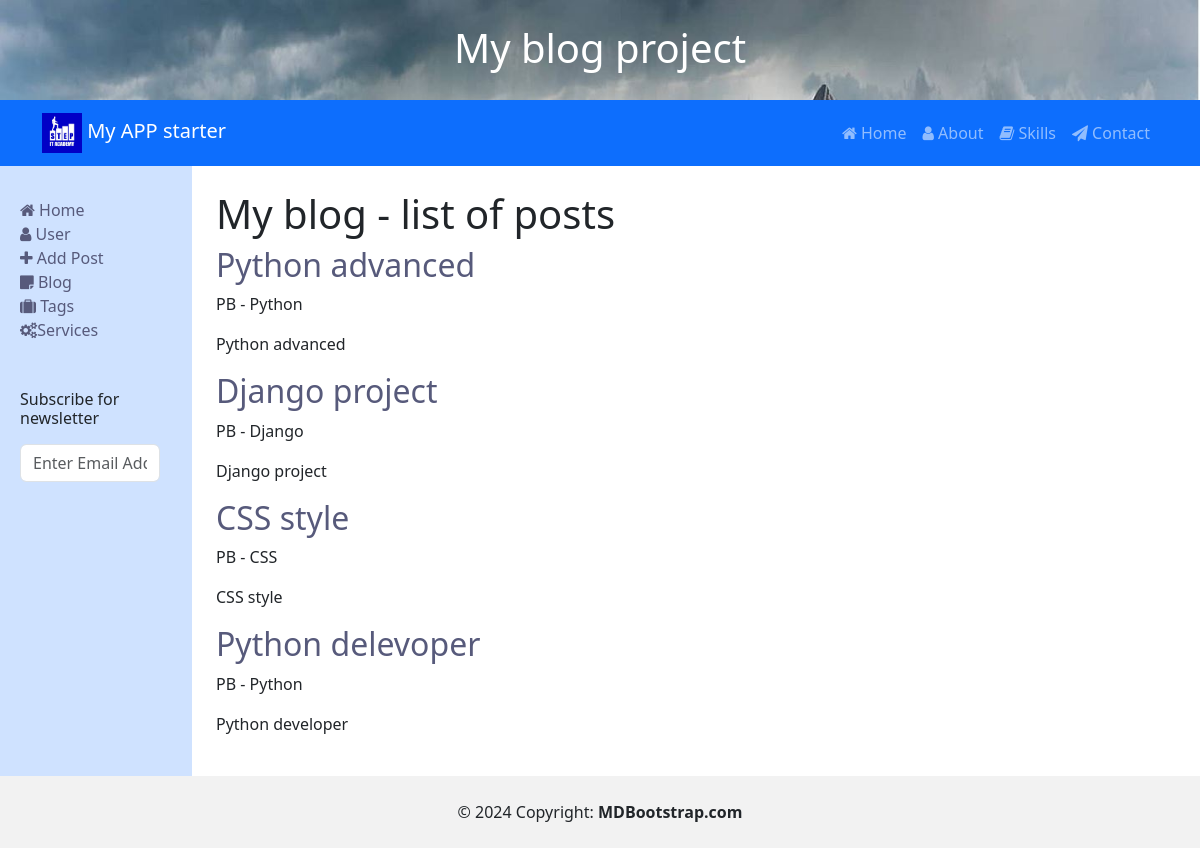
Screenshot of /blog/ with the database file from the repository.
### blog/models.py (models this page shows, shortened)
class Post(models.Model):
    class Status(models.TextChoices):
        DRAFT = ('DF', 'Draft')
        PUBLISHED = ('PB', 'Published')
    title = models.CharField(verbose_name="Назва поста", max_length=20)
    body = models.TextField()
    slug = models.SlugField(max_length=250, unique=True)
    publish = models.DateTimeField(default=timezone.now)
    created = models.DateTimeField(auto_now_add=True)
    updated = models.DateTimeField(auto_now=True)
    status = models.CharField(max_length=2, choices=Status.choices, default=Status.DRAFT)
    tags = models.ManyToManyField("Tag", related_name='blog_posts')
    category = models.ForeignKey("Category", on_delete=models.CASCADE, null=True, related_name="posts")
    objects = models.Manager()
    published = PublisherManager()
    class Meta:
        ordering = ["-publish"]
        verbose_name_plural = "Публікації"
        verbose_name = "Публікація"

class Category(models.Model):
    title = models.CharField(max_length=255, default='')

### blog/views.py (the view)
# urls.py: path("", views.post_list, name="post-list"),
def post_list(request):
    posts = Post.objects.all()
    return render(request, template_name="blog/post/list.html", context={'posts': posts})

### blog/templates/blog/post/list.html (shortened to what this page needs)
{% extends 'base.html' %}
{% block content %}
<h1>My blog - list of posts</h1>
{% for post in posts %}
  <a href="{% url 'blog:post-detail' post.id %}"><h2>{{ post.title }}</h2></a>
  <p>{{ post.status }} - {{ post.category.title }}</p>
      {{ post.body | truncatewords:30 | linebreaks }}
{% endfor %}
{% endblock %}

### itstep/templates/base.html (shortened to what this page needs)
<!DOCTYPE html>
{% load static %}
<html lang="en">
<head>
<link href="https://cdn.jsdelivr.net/npm/bootstrap@5.3.2/dist/css/bootstrap.min.css" rel="stylesheet"
integrity="sha384-T3c6CoIi6uLrA9TneNEoa7RxnatzjcDSCmG1MXxSR1GAsXEV/Dwwykc2MPK8M2HN">
<link rel="stylesheet" href="https://cdnjs.cloudflare.com/ajax/libs/font-awesome/5.13.1/css/all.min.css"
integrity="sha256-2XFplPlrFClt0bIdPgpz8H7ojnk10H69xRqd9+uTShA="/>
<link rel="stylesheet" href="https://cdn.jsdelivr.net/npm/bootstrap-icons@1.11.1/font/bootstrap-icons.css">
<link rel="stylesheet" href="https://cdnjs.cloudflare.com/ajax/libs/font-awesome/4.7.0/css/font-awesome.min.css">
<link rel="stylesheet" href="https://cdn.jsdelivr.net/gh/devicons/devicon@v2.15.1/devicon.min.css">
{% load static %}
<link rel="stylesheet" href="{% static 'css/styles.css' %}">
</head>
<body>
    <div class="w-100 p-0"
    style="height: 100px; background-image: url( {% static 'images/sky.jpg' %}); background-size: cover; margin-top: -20px; ">
        <h1 class="text-center text-white pt-4">My blog project</h1>
    </div>
    {% include 'navbar.html' %}
    <div class="row layout-base">
        <aside class="col-md-2 p-4 bg-primary-subtle">
            {% include 'aside.html' %}
        </aside>
        <main class="col-md-10 p-4">
            {% block content %}
            {% endblock %}
        </main>
    </div>
    {% include 'footer.html' %}
</body>
</html>

### itstep/templates/navbar.html
{% load static %}
<nav class="navbar navbar-expand-lg bg-primary" data-bs-theme="dark">
    <div class="container justify-content-right">
    <a class="navbar-brand" href="#"> <img style="max-height: 40px;" src="{% static 'images/logo.png' %}" /> My APP starter</a>
        <ul class="navbar-nav">
            <li class="nav-item">
                <a class="nav-link" href="#"> <span class="fa fa-home mr-3"></span> Home</a>
            </li>
            <li class="nav-item">
                <a class="nav-link" href="#"> <span class="fa fa-user mr-3"></span> About</a>
            </li>
            <li class="nav-item">
                <a class="nav-link" href="#"> <span class="fa fa-book mr-3"></span> Skills</a>
            </li>
            <li class="nav-item">
                <a class="nav-link" href="#"> <span class="fa fa-paper-plane mr-3"></span> Сontact</a>
            </li>
        </ul>
    </div>
</nav>

### itstep/templates/aside.html (shortened to what this page needs)
<nav id="sidebar" >
    <div class="p-2">
        <ul class="list-unstyled components mb-5">
            <li class="active">
                <a href="{% url 'blog:post-list' %}"><span class="fa fa-home mr-3"></span> Home</a>
            </li>
            <li>
                <a href="#"><span class="fa fa-user mr-3"></span> User</a>
            </li>
            <li>
                <a href="#"><span class="fa fa-plus mr-3"></span> Add Post</a>
            </li>
            <li>
                <a href="{% url 'blog:post-list'%}"><span class="fa fa-sticky-note mr-3"></span> Blog</a>
            </li>
            <li>
                <a href="#"><span class="fa fa-suitcase mr-3"></span> Tags</a>
            </li>
            <li>
                <a href="{% url 'blog:post-list-cards' %}"><span class="fa fa-cogs mr-3"></span>Services</a>
            </li>
        </ul>
        <div class="mb-5">
            <h3 class="h6 mb-3">Subscribe for newsletter</h3>
            <form action="#" class="subscribe-form">
                <div class="form-group d-flex">
                    <input type="text" class="form-control" placeholder="Enter Email Address">
                </div>
            </form>
        </div>
    </div>
</nav>

### itstep/templates/footer.html
<footer class="footer">
    <div class="text-center p-4" style="background-color: rgba(0, 0, 0, 0.05);">
    © 2024 Copyright:
    <a class="text-reset fw-bold" href="https://mdbootstrap.com/">MDBootstrap.com</a>
    </div>
</footer>

### blog/static/css/styles.css (style rules this page uses)
body { margin-top:20px; }
a, a:active, a:focus { color: #575a7b; text-decoration: none; transition-timing-function: ease-in-out; -ms-transition-timing-function: ease-in-out; -moz-transition-timing-function: ease-in-out; -webkit-transition-timing-function: ease-in-out; -o-transition-timing-function: ease-in-out; transition-duration: .2s; -ms-transition-duration: .2s; -moz-transition-duration: .2s; -webkit-transition-duration: .2s; -o-transition-duration: .2s; }

### rows the page displays
Post: title "Python advanced", status "PB", category "Python", body "Python advanced"
Post: title "Django project", status "PB", category "Django", body "Django project"
Post: title "CSS style", status "PB", category "CSS", body "CSS style"
Post: title "Python delevoper", status "PB", category "Python", body "Python developer"
